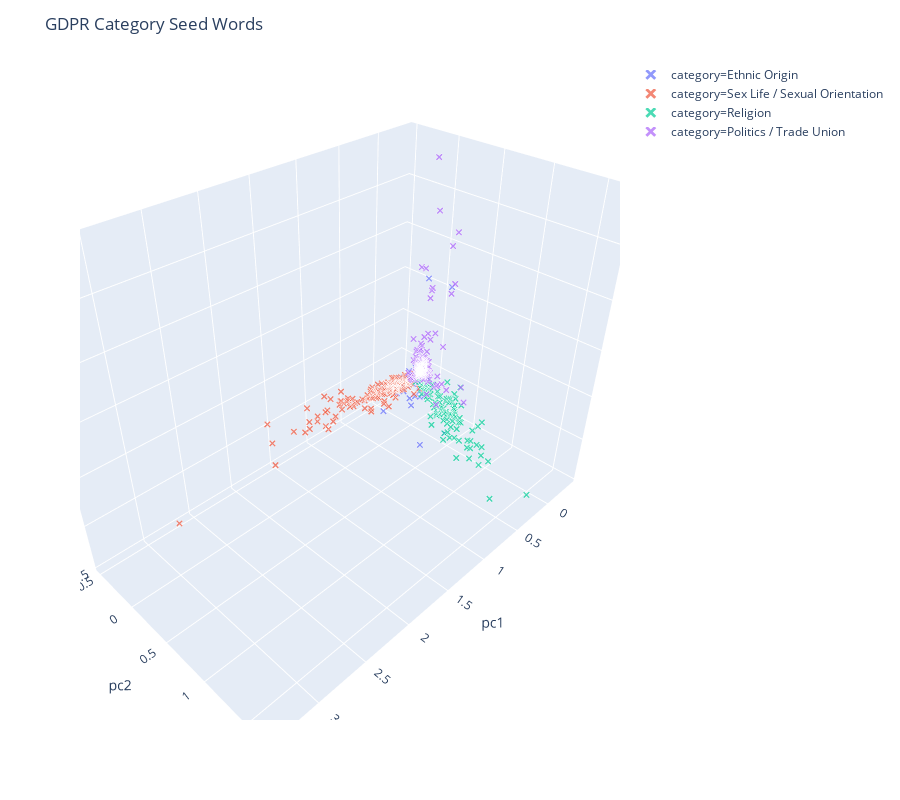

Write notebook code for a chart like this one.
### Code cell
fig = plot3D(dat_seeds_dim3_df,'term','GDPR Category Seed Words')

### Figure 1 — Plotly figure (JSON) as saved in the notebook; plotly's stock layout.template omitted (floating-point values rounded to 4 significant figures; data arrays with more than 128 entries replaced by an {"elided": "..."} marker saying what was removed)
{"data": [{"hoverlabel": {"namelength": 0}, "hovertemplate": "<b>%{hovertext}</b><br><br>category=Ethnic Origin<br>pc1=%{x}<br>pc2=%{y}<br>pc3=%{z}<br>size=%{marker.size}", "hovertext": ["BAME", "EHRC", "aboriginal", "african", "african-american", "afro-caribbean", "arab", "asian", "bangladeshi", "bigotry", "biracial", "black", "caucasian", "chinese", "coloured", "ethiopian", "ethnic", "ethnocentric", "european", "half-black", "hindu", "hispanic", "indian", "irish", "jewish", "latino", "light-skinned", "mexican", "middle-eastern", "mixed-race", "multiracial", "pakistani", "prejudice", "racial", "racist", "underrepresented", "white", "xenophobic"], "legendgroup": "category=Ethnic Origin", "marker": {"color": "#636efa", "opacity": 0.7, "size": [3, 3, 3, 3, 3, 3, 3, 3, 3, 3, 3, 3, 3, 3, 3, 3, 3, 3, 3, 3, 3, 3, 3, 3, 3, 3, 3, 3, 3, 3, 3, 3, 3, 3, 3, 3, 3, 3], "sizemode": "area", "sizeref": 0.06122, "symbol": "x"}, "mode": "markers", "name": "category=Ethnic Origin", "scene": "scene", "showlegend": true, "type": "scatter3d", "x": [0.01284, -0.05502, -0.2443, 0.1072, -0.1772, -0.2812, 0.5956, 0.4738, -0.0423, -0.2089, -0.1184, -0.02492, 0.02523, 0.007452, -0.1849, -0.009947, -0.1848, -0.2595, -0.02987, -0.167, 0.2234, -0.0165, 0.1838, 0.1636, 0.02516, 0.1986, -0.1888, 0.0595, -0.214, -0.1893, -0.2065, 0.01732, -0.2339, -0.1785, -0.1489, -0.2674, -0.06426, -0.2865], "y": [0.1324, 0.3574, -0.09344, 0.051, -0.0675, -0.1379, 0.6171, 0.02116, 0.05711, -0.06289, -0.1554, -0.2022, -0.1062, 0.04056, -0.1333, 0.08946, -0.04218, -0.07555, -0.02458, -0.1405, 0.6197, -0.09766, 0.1403, 0.1351, 0.365, -0.04796, -0.1746, -0.07603, -0.04117, -0.2216, -0.1246, 0.1687, -0.1504, -0.1785, -0.09798, -0.1649, -0.1841, -0.1417], "z": [1.288, 1.256, -0.06269, -0.09608, -0.0859, -0.09175, -0.111, -0.08463, -0.07759, 0.003542, -0.02499, -0.03153, -0.03978, -0.1246, -0.02718, -0.1209, -0.06247, -0.09754, -0.02047, -0.03843, -0.1744, -0.05781, -0.1007, 0.1997, -0.1641, -0.03789, -0.08003, -0.09515, -0.1474, -0.02643, -0.0202, -0.0559, -0.03879, -0.02429, 0.09263, -0.04252, -0.03377, 0.0283]}, {"hoverlabel": {"namelength": 0}, "hovertemplate": "<b>%{hovertext}</b><br><br>category=Sex Life / Sexual Orientation<br>pc1=%{x}<br>pc2=%{y}<br>pc3=%{z}<br>size=%{marker.size}", "hovertext": {"elided": "150 str values"}, "legendgroup": "category=Sex Life / Sexual Orientation", "marker": {"color": "#EF553B", "opacity": 0.7, "size": {"elided": "150 int values"}, "sizemode": "area", "sizeref": 0.06122, "symbol": "x"}, "mode": "markers", "name": "category=Sex Life / Sexual Orientation", "scene": "scene", "showlegend": true, "type": "scatter3d", "x": {"elided": "150 float values"}, "y": {"elided": "150 float values"}, "z": {"elided": "150 float values"}}, {"hoverlabel": {"namelength": 0}, "hovertemplate": "<b>%{hovertext}</b><br><br>category=Religion<br>pc1=%{x}<br>pc2=%{y}<br>pc3=%{z}<br>size=%{marker.size}", "hovertext": ["adha", "ahmadiyya", "arabic", "ashram", "baptist", "beliefs", "bible", "bible study", "bnai", "bris", "buddhism", "catholic", "chapel", "christ", "christian", "church", "church service", "communion", "confucianism", "congregation", "darbar", "diwali", "eid", "fiqh", "fitr", "ganesh", "granth", "gurdwara", "guru", "hajj", "hanafi", "hanukkah", "hashanah", "hebrew", "hindu", "imam", "islam", "islamic", "jainism", "janmashtami", "jew", "jewish", "judaism", "jummah", "khalsa", "kippur", "kirpan", "koran", "krishna", "lutheran", "maghrib", "mandir", "masjid", "methodist", "metzitzah", "middle east", "milah", "mitzvah", "mohel", "muhammad", "muslim", "nanak", "nishkam", "orthodox", "parish", "passover", "presbyterian", "protestant", "purim", "quaker", "quran", "rabbi", "ramadhan", "religion", "rosh", "sahib", "salaat", "salafi", "sankranti", "scripture", "sevak", "shabbat", "shabbos", "shalom", "sharia", "shavuot", "shevat", "shia", "shivaratri", "shul", "sikh", "sikhism", "sukkot", "sunni", "synagogue", "talmud", "tarawih", "temple", "torah", "tzelem", "umrah", "unitarian", "vaisakhi", "yazidi", "yom"], "legendgroup": "category=Religion", "marker": {"color": "#00cc96", "opacity": 0.7, "size": [3, 3, 3, 3, 3, 3, 3, 3, 3, 3, 3, 3, 3, 3, 3, 3, 3, 3, 3, 3, 3, 3, 3, 3, 3, 3, 3, 3, 3, 3, 3, 3, 3, 3, 3, 3, 3, 3, 3, 3, 3, 3, 3, 3, 3, 3, 3, 3, 3, 3, 3, 3, 3, 3, 3, 3, 3, 3, 3, 3, 3, 3, 3, 3, 3, 3, 3, 3, 3, 3, 3, 3, 3, 3, 3, 3, 3, 3, 3, 3, 3, 3, 3, 3, 3, 3, 3, 3, 3, 3, 3, 3, 3, 3, 3, 3, 3, 3, 3, 3, 3, 3, 3, 3, 3], "sizemode": "area", "sizeref": 0.06122, "symbol": "x"}, "mode": "markers", "name": "category=Religion", "scene": "scene", "showlegend": true, "type": "scatter3d", "x": [0.2651, -0.3011, 0.1154, -0.2104, -0.03191, -0.2908, -0.09035, -0.195, 0.1624, 0.1568, -0.1205, -0.1265, -0.1722, -0.01423, -0.1132, -0.2334, -0.2427, -0.1576, -0.2034, -0.265, -0.05876, -0.008451, 0.3101, 0.09219, 0.2543, 0.01996, -0.08942, -0.2384, -0.142, 0.02361, -0.05701, -0.05903, -0.07806, 0.03607, 0.2234, -0.06978, 0.04047, -0.06476, -0.174, -0.1414, 0.458, 0.02516, -0.1056, -0.04732, -0.03916, 0.002956, -0.1748, 0.08208, -0.04239, -0.04347, -0.03673, -0.07411, -0.06858, -0.08941, -0.09954, -0.2308, 0.1627, -0.0985, 0.1321, -0.06199, 0.03579, 0.02069, -0.2333, -0.2441, -0.2384, -0.1413, -0.1579, -0.19, 0.05377, 0.003128, 0.07732, -0.06817, -0.06258, -0.2537, 0.1954, -0.01679, -0.001226, -0.02226, -0.113, -0.2276, -0.09217, -0.07823, -0.06276, -0.1329, -0.08891, -0.02009, -0.2657, 0.2263, -0.2826, -0.1153, 0.3659, -0.08097, -0.1458, 0.1189, -0.2607, 0.06963, -0.09336, -0.1839, 0.002451, -0.1462, 0.05012, -0.1973, -0.2758, -0.2024, 0.4199], "y": [1.09, -0.03716, 0.3484, 0.1801, 0.1384, -0.09364, 0.2276, 0.05959, 0.8978, 0.5634, 0.1354, 0.01658, -5.476e-05, 0.1108, 0.05882, -0.01118, -0.07064, -0.0963, 0.008951, -0.04963, 0.4767, 0.4518, 1.672, 1.083, 0.9663, 0.3539, 0.3743, 0.2606, 0.08154, 0.9473, 0.5892, 0.3284, 0.2664, 0.5046, 0.6197, 0.8499, 0.648, 0.3707, 0.3451, 0.126, 0.9582, 0.365, 0.4253, 0.5231, 0.5285, 0.5313, 0.4752, 0.5864, 0.2733, 0.157, 0.5158, 0.4907, 0.5879, 0.08008, 0.126, -0.0444, 0.7016, 0.2629, 0.3819, 0.3446, 0.415, 0.575, 0.0815, 0.05722, -0.04779, 0.2244, -0.01812, 0.002008, 0.6846, 0.1136, 0.8465, 0.4587, 0.3807, 0.0291, 1.055, 0.6204, 0.604, 0.5375, 0.2796, 0.05886, 0.4692, 0.4148, 0.3825, 0.4555, 0.3825, 0.4351, 0.1603, 1.015, -0.05145, 0.779, 1.042, 0.4356, 0.5442, 0.657, 0.1246, 0.546, 0.4862, 0.1375, 0.7559, 0.3762, 0.7851, 0.04765, -0.06816, -0.01571, 1.358], "z": [-0.2785, -0.08505, -0.1683, -0.1686, -0.008342, -0.09338, -0.226, -0.1791, -0.15, -0.3285, -0.1636, -0.0625, -0.1115, -0.07429, -0.104, -0.07521, -0.07184, -0.09007, -0.1118, -0.07888, -0.007577, -0.1722, -0.2584, -0.3409, -0.2781, -0.1832, -0.06738, 0.04089, -0.09869, -0.3884, -0.1533, -0.2433, -0.1834, -0.2206, -0.1744, -0.07285, -0.1242, -0.1501, -0.08961, -0.1324, -0.1538, -0.1641, -0.2087, -0.07385, 0.06769, -0.2672, 0.1127, -0.3301, -0.1097, -0.09416, -0.2209, -0.09642, -0.2094, 0.03796, -0.1752, -0.1063, -0.2217, -0.3148, -0.2498, -0.1439, -0.09548, -0.03754, -0.07649, -0.09376, 0.06101, -0.2066, 0.04158, -0.01463, -0.3295, 0.005024, -0.3216, -0.1846, -0.2124, -0.1421, -0.1178, 0.04306, -0.2546, -0.002745, -0.1449, -0.1537, 0.06814, -0.2744, -0.3, -0.1057, -0.03518, -0.1384, -0.2023, -0.09489, -0.1427, -0.1875, 0.1722, -0.0002751, -0.2838, -0.006321, -0.1589, -0.2888, -0.1848, -0.2802, -0.4095, -0.1106, -0.2728, 0.009478, -0.08386, -0.1362, -0.4424]}, {"hoverlabel": {"namelength": 0}, "hovertemplate": "<b>%{hovertext}</b><br><br>category=Politics / Trade Union <br>pc1=%{x}<br>pc2=%{y}<br>pc3=%{z}<br>size=%{marker.size}", "hovertext": {"elided": "165 str values"}, "legendgroup": "category=Politics / Trade Union ", "marker": {"color": "#ab63fa", "opacity": 0.7, "size": {"elided": "165 int values"}, "sizemode": "area", "sizeref": 0.06122, "symbol": "x"}, "mode": "markers", "name": "category=Politics / Trade Union ", "scene": "scene", "showlegend": true, "type": "scatter3d", "x": {"elided": "165 float values"}, "y": {"elided": "165 float values"}, "z": {"elided": "165 float values"}}], "layout": {"height": 800, "legend": {"itemsizing": "constant", "tracegroupgap": 0}, "margin": {"t": 60}, "scene": {"domain": {"x": [0, 1], "y": [0, 1]}, "xaxis": {"title": {"text": "pc1"}}, "yaxis": {"title": {"text": "pc2"}}, "zaxis": {"title": {"text": "pc3"}}}, "title": {"text": "GDPR Category Seed Words"}}}
